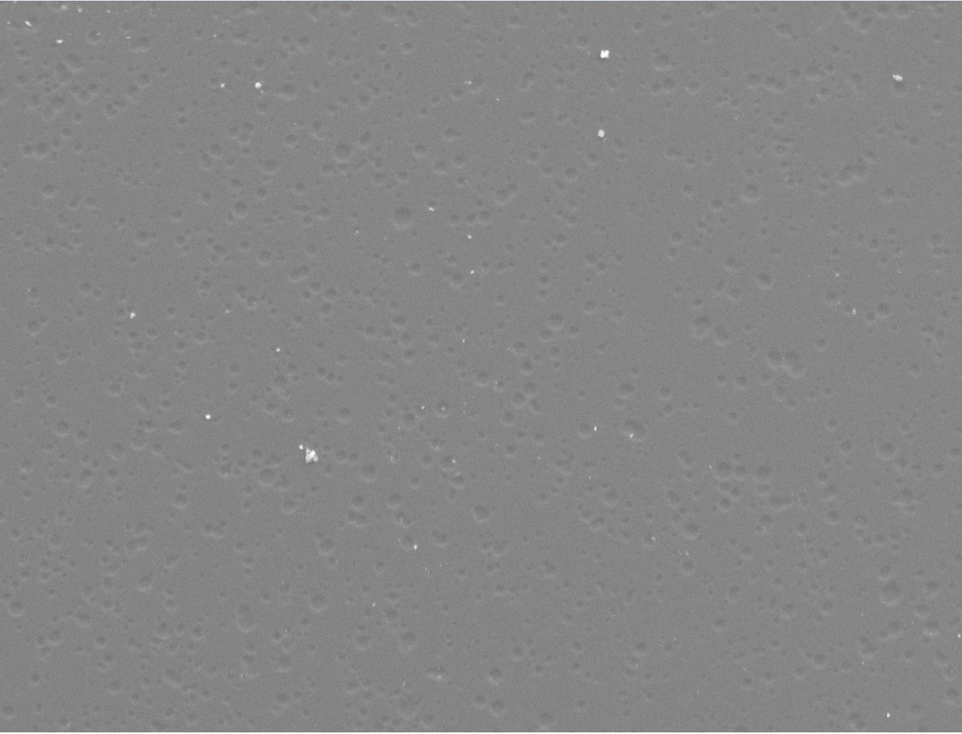
#> input picture data/before.png, 962 x 734 px, shrunk from 1178 x 899 before the run
$ python traditional_crator_detection.py
#> lines starting #> are read from the running program, lines starting #| are printed output that depends on the picture; after the words box and inside, x2 and y2 are one past the last pixel; in counts of white or black regions, pixels touching at a corner belong together
import cv2
import numpy as np
import os

def create_output_dir(output_dir):
    """Create the output directory if it doesn't exist."""
    os.makedirs(output_dir, exist_ok=True)

def load_image(image_path, output_dir, save_intermediate):
    """Load the image from the specified path."""
    image = cv2.imread(image_path)
    if image is None:
        raise FileNotFoundError(f"Image at path '{image_path}' cannot be loaded.")
    if save_intermediate:
        cv2.imwrite(os.path.join(output_dir, 'output_0_original.png'), image)
    return image

def preprocess_image(image, output_dir, save_intermediate):
    """Convert to grayscale and apply histogram equalization."""
    gray = cv2.cvtColor(image, cv2.COLOR_BGR2GRAY)
    if save_intermediate:
        cv2.imwrite(os.path.join(output_dir, 'output_1_grayscale.png'), gray)
    equalized = cv2.equalizeHist(gray)
    if save_intermediate:
        cv2.imwrite(os.path.join(output_dir, 'output_2_equalized.png'), equalized)
    return equalized

def threshold_regions(equalized_image, threshold, inverse=False):
    """Apply binary thresholding to detect regions."""
    if inverse:
        _, binary_mask = cv2.threshold(
            equalized_image,
            threshold,
            255,
            cv2.THRESH_BINARY_INV
        )
    else:
        _, binary_mask = cv2.threshold(
            equalized_image,
            threshold,
            255,
            cv2.THRESH_BINARY
        )
    return binary_mask

def remove_small_objects(binary_mask, kernel_size, min_area, output_dir, prefix, save_intermediate):
    """Remove small objects from the binary mask using morphological operations."""
    kernel = cv2.getStructuringElement(cv2.MORPH_ELLIPSE, (kernel_size, kernel_size))
    opened_mask = cv2.morphologyEx(binary_mask, cv2.MORPH_OPEN, kernel)
    if save_intermediate:
        cv2.imwrite(os.path.join(output_dir, f'output_{prefix}_opened_mask.png'), opened_mask)

    # Find and filter connected components
    num_labels, labels_im, stats, centroids = cv2.connectedComponentsWithStats(opened_mask)
    components_mask = np.zeros_like(opened_mask)
    regions = []

    for label in range(1, num_labels):  # Skip background
        area = stats[label, cv2.CC_STAT_AREA]
        if area >= min_area:
            component_mask = (labels_im == label).astype(np.uint8) * 255
            components_mask = cv2.bitwise_or(components_mask, component_mask)
            centroid = centroids[label]
            regions.append({
                'centroid': tuple(map(int, centroid)),
                'label': label,
                'mask': component_mask
            })

    if save_intermediate:
        cv2.imwrite(os.path.join(output_dir, f'output_{prefix}_components_mask.png'), components_mask)

    return components_mask, regions

def highlight_regions(original_image, regions_mask, highlight_color, alpha):
    """Highlight regions on the original image with specified color and transparency."""
    color_mask = np.zeros_like(original_image)
    color_mask[regions_mask == 255] = highlight_color
    highlighted_image = cv2.addWeighted(
        src1=original_image,
        alpha=1.0,
        src2=color_mask,
        beta=alpha,
        gamma=0
    )
    return highlighted_image

def save_highlighted_images(original_image, dark_mask, bright_mask, config):
    """Save images with dark and bright regions highlighted."""
    dark_highlighted = highlight_regions(
        original_image,
        dark_mask,
        config['dark_highlight_color'],
        config['highlight_alpha']
    )
    bright_highlighted = highlight_regions(
        original_image,
        bright_mask,
        config['bright_highlight_color'],
        config['highlight_alpha']
    )
    return dark_highlighted, bright_highlighted

def combine_highlighted_images(dark_image, bright_image, output_dir):
    """Combine dark and bright highlighted images side by side."""
    height, width = dark_image.shape[:2]
    combined = np.hstack((dark_image, bright_image))
    cv2.imwrite(os.path.join(output_dir, 'output_combined_highlighted.png'), combined)
    return combined

def match_regions_and_draw_lines(original_image, dark_regions, bright_regions, config):
    """Match bright regions to dark regions and draw connecting lines."""
    line_image = original_image.copy()
    max_distance = config['max_line_length']
    light_dir = config['light_source_direction']

    for bright in bright_regions:
        if bright.get('matched'):
            continue
        bright_centroid = bright['centroid']
        potential_matches = []

        for dark in dark_regions:
            dark_centroid = dark['centroid']
            distance = np.linalg.norm(np.array(bright_centroid) - np.array(dark_centroid))
            if distance <= max_distance:
                dx = dark_centroid[0] - bright_centroid[0]
                dy = dark_centroid[1] - bright_centroid[1]
                if light_dir == 'top-left' and dx >= 0 and dy >= 0:
                    potential_matches.append((distance, dark))
                elif light_dir == 'top-right' and dx <= 0 and dy >= 0:
                    potential_matches.append((distance, dark))
                elif light_dir == 'bottom-left' and dx >= 0 and dy <= 0:
                    potential_matches.append((distance, dark))
                elif light_dir == 'bottom-right' and dx <= 0 and dy <= 0:
                    potential_matches.append((distance, dark))
                elif light_dir is None:
                    potential_matches.append((distance, dark))

        if potential_matches:
            potential_matches.sort(key=lambda x: x[0])
            closest_dark = potential_matches[0][1]
            bright['matched'] = True
            bright['matched_dark_label'] = closest_dark['label']
            cv2.line(
                line_image,
                bright_centroid,
                closest_dark['centroid'],
                config['line_color'],
                thickness=config['line_thickness']
            )

    return line_image

def create_full_crater_mask(bright_regions, dark_regions):
    """Create a mask representing full craters by combining matched bright and dark regions."""
    full_crater_mask = np.zeros_like(dark_regions[0]['mask'])

    for bright in bright_regions:
        dark_label = bright.get('matched_dark_label')
        if dark_label is not None:
            dark = next((d for d in dark_regions if d['label'] == dark_label), None)
            if dark:
                combined_mask = cv2.bitwise_or(bright['mask'], dark['mask'])
                contours, _ = cv2.findContours(combined_mask, cv2.RETR_EXTERNAL, cv2.CHAIN_APPROX_SIMPLE)
                if contours:
                    all_points = np.vstack(contours)
                    hull = cv2.convexHull(all_points)
                    cv2.drawContours(full_crater_mask, [hull], -1, 255, thickness=-1)
    return full_crater_mask

# [103 lines left out: functions overlay_masks, generate_video, not called in this run]

def create_full_crater_highlight(original_image, full_crater_mask, config):
    """Create an image with full craters highlighted."""
    full_crater_color_mask = np.zeros_like(original_image)
    full_crater_color_mask[full_crater_mask == 255] = config['full_crater_color']
    full_crater_highlighted = cv2.addWeighted(
        src1=original_image,
        alpha=1.0,
        src2=full_crater_color_mask,
        beta=config['full_crater_alpha'],
        gamma=0
    )
    return full_crater_highlighted

# [11 lines left out: functions calculate_total_areas, save_intermediate_images, not called in this run]

def highlighted_image_with_lines(original_image, bright_mask, dark_mask, line_image):
    """Combine bright and dark masks with lines for highlighting with lines."""
    highlight = cv2.addWeighted(
        src1=original_image,
        alpha=1.0,
        src2=bright_mask,
        beta=1.0,
        gamma=0
    )
    highlight = cv2.addWeighted(
        src1=highlight,
        alpha=1.0,
        src2=dark_mask,
        beta=1.0,
        gamma=0
    )
    highlight_with_lines = cv2.addWeighted(
        src1=highlight,
        alpha=1.0,
        src2=line_image - original_image,
        beta=1.0,
        gamma=0
    )
    return highlight_with_lines

def main():
    # -------------------------------
    # Configuration Parameters
    # -------------------------------
    config = {
        # Path to the input image
        'image_path': 'data/before.png',  # Replace with your image file name

        # Output directory to save results
        'output_dir': 'crator_outputs',

        # Threshold values for binarization
        'dark_threshold': 60,    # Range: 0-255
        'bright_threshold': 200,  # Range: 0-255

        # Kernel size for morphological operations
        'kernel_size': 3,  # Must be a positive odd integer

        # Minimum area (in pixels) to consider a connected component as significant
        'min_area': 20,  # Adjust based on image resolution and region size

        # Colors to highlight regions in BGR format
        'dark_highlight_color': (0, 255, 0),    # Green color for dark regions
        'bright_highlight_color': (0, 0, 255),  # Red color for bright regions
        'line_color': (255, 0, 255),            # Purple color for lines
        'full_crater_color': (0, 255, 255),     # Yellow color for full craters (BGR)

        # Line drawing parameters
        'light_source_direction': None,   # Set to 'top-left', 'top-right', etc., if known
        'line_thickness': 2,              # Thickness of the lines connecting regions
        'max_line_length': 20,            # Maximum length of lines (in pixels)

        # Transparency factors
        'highlight_alpha': 1.0,     # Set to 1.0 for full visibility of highlights
        'line_alpha': 1.0,          # Set to 1.0 for full visibility of lines
        'full_crater_alpha': 0.25,  # Adjusted as per your suggestion

        # Flag to save intermediate images
        'save_intermediate': True,  # Set to False to save only the final output

        # Verbosity level for printing output
        'verbose': True,            # Set to False to suppress print statements

        # Video parameters
        'video_filename': 'regions_fade_cycle.mp4',  # Output video file name
        'video_fps': 30,            # Frames per second
        'video_loop_cycles': 2,     # Number of cycles to include in the video

        # Video stage durations in seconds
        'stage_durations': {
            'nothing': 2,
            'highlight': 2,
            'highlight_with_lines': 2,
            'full_craters_with_highlights_and_lines': 2,
            'full_craters_only': 2,
        },
    }

    # -------------------------------
    # Begin Processing
    # -------------------------------
    try:
        create_output_dir(config['output_dir'])
        original_image = load_image(config['image_path'], config['output_dir'], config['save_intermediate'])
#> in load_image, image is the input picture: shape (734, 962, 3); mean B, G, R 133.9, 133.9, 133.9
        equalized_image = preprocess_image(original_image, config['output_dir'], config['save_intermediate'])

        # Process Dark Regions
        dark_binary = threshold_regions(equalized_image, config['dark_threshold'], inverse=True)
#> in threshold_regions, `_, binary_mask = cv2.threshold( equalized_image, threshold, 255, cv2.T..`:
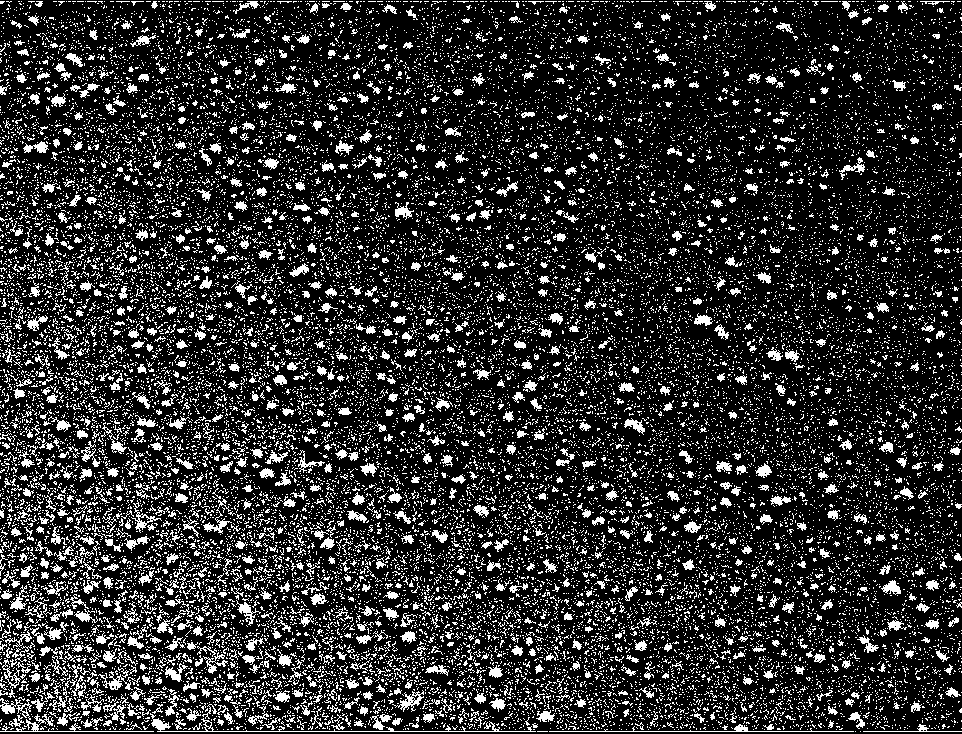
#> binary_mask: shape (734, 962); 18% white in thin lines or dots
        dark_mask, dark_regions = remove_small_objects(
            dark_binary,
            config['kernel_size'],
            config['min_area'],
            config['output_dir'],
            '3_dark_binary_mask',
            config['save_intermediate']
        )
#> in remove_small_objects, `num_labels, labels_im, stats, centroids = cv2.connectedComponentsWithS..`: num_labels = 2009; stats = 2009 rows, first 6: [0, 0, 962, 734, 662555], [0, 1, 4, 3, 10], [37, 1, 6, 6, 22], [60, 1, 3, 3, 5], [132, 1, 4, 3, 8], [151, 1, 7, 8, 30]; centroids = 2009 pairs, first value 0.25 to 960.8, second value 2 to 729.1
#> the loop in remove_small_objects, `for label in range(1, num_labels):` made 2008 passes
#> (area, centroid) on passes 2, 5, 6, 8, 10, 11, 12, 14: (22, [39.41, 3.86]), (30, [154, 4.53]), (43, [253.6, 3.6]), (41, [845.7, 4.22]), (39, [313.8, 7.26]), (22, [325, 5.09]), (51, [345.9, 6.22]), (48, [709.8, 6.25])
#> after the loop in remove_small_objects, `for label in range(1, num_labels):`: regions = 766 items
#> dark_regions = 766 items

        # Process Bright Regions
        bright_binary = threshold_regions(equalized_image, config['bright_threshold'], inverse=False)
        bright_mask, bright_regions = remove_small_objects(
            bright_binary,
            config['kernel_size'],
            config['min_area'],
            config['output_dir'],
            '6_bright_binary_mask',
            config['save_intermediate']
        )
#> call 2 of remove_small_objects, with kernel_size = 3, min_area = 20, output_dir = 'crator_outputs', prefix = '6_bright_binary_mask', save_intermediate = True
#> in remove_small_objects (call 2), `num_labels, labels_im, stats, centroids = cv2.connectedComponentsWithS..`: num_labels = 2521; stats = 2521 rows, first 6: [0, 0, 962, 732, 636746], [12, 0, 7, 8, 31], [42, 0, 32, 15, 202], [106, 0, 4, 2, 6], [274, 0, 3, 2, 4], [319, 0, 3, 4, 8]; centroids = 2521 pairs, first value 0.25 to 960.8, second value 0.25 to 732.5
#> the loop in remove_small_objects (call 2), `for label in range(1, num_labels):` made 2520 passes
#> (area, centroid) on passes 1, 2, 12, 20, 24, 27, 29, 33: (31, [14.45, 2.61]), (202, [58.52, 6.74]), (98, [727.9, 5.53]), (79, [138.5, 6.32]), (21, [394.6, 4.24]), (118, [463.2, 8.84]), (26, [529.2, 5.19]), (69, [664.5, 5.13])
#> after the loop in remove_small_objects (call 2), `for label in range(1, num_labels):`:
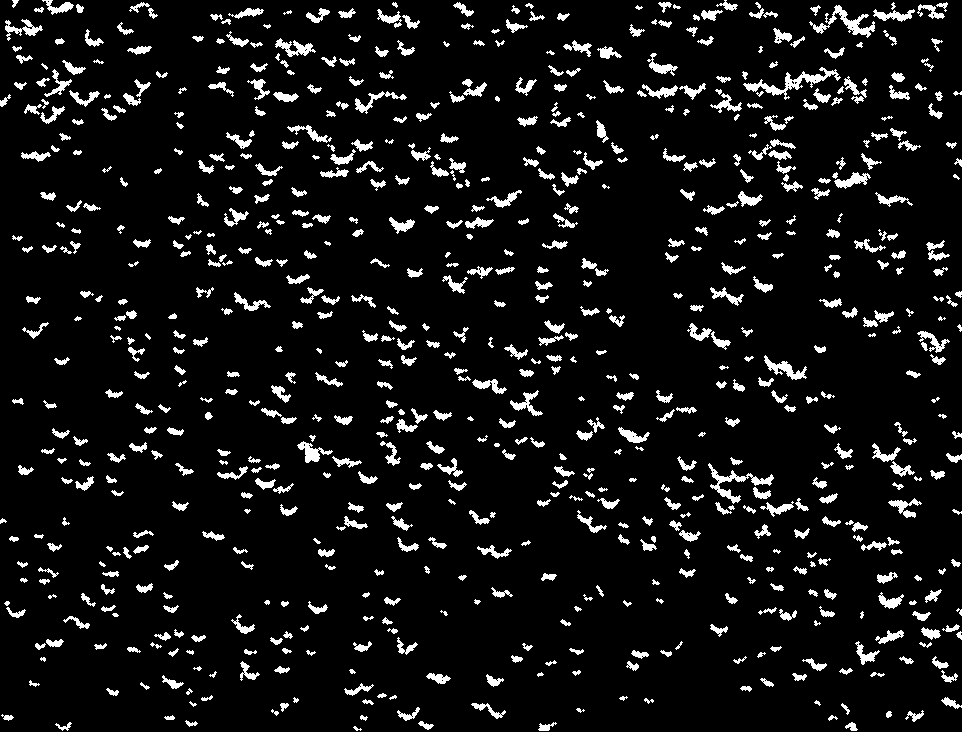
#> components_mask: shape (734, 962); 8% white; 767 white regions, largest, box (x1, y1, x2, y2) and area: (0, 732, 962, 734) 1924, (743, 67, 841, 100) 737, (809, 5, 875, 38) 599
#> after the loop in remove_small_objects (call 2), `for label in range(1, num_labels):`: regions = 767 items
#> bright_regions = 767 items

        # Highlight Regions
        dark_highlighted, bright_highlighted = save_highlighted_images(original_image, dark_mask, bright_mask, config)
        if config['save_intermediate']:
            cv2.imwrite(os.path.join(config['output_dir'], 'output_dark_highlighted.png'), dark_highlighted)
            cv2.imwrite(os.path.join(config['output_dir'], 'output_bright_highlighted.png'), bright_highlighted)

        combined_highlighted = combine_highlighted_images(dark_highlighted, bright_highlighted, config['output_dir'])
#> in combine_highlighted_images, `combined = np.hstack((dark_image, bright_image))`:
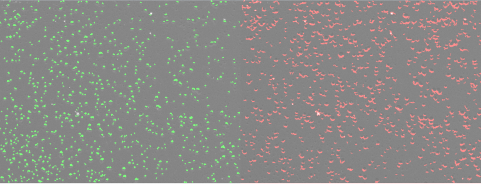
#> combined: shape (734, 1924, 3) (shown at 1/4 size); mean B, G, R 133.9, 136.9, 138.3

        # Match Regions and Draw Lines
        line_image = match_regions_and_draw_lines(original_image, dark_regions, bright_regions, config)
#> the loop in match_regions_and_draw_lines, `for bright in bright_regions:` made 767 passes
#> bright_centroid on passes 1 to 8: (14, 2), (58, 6), (727, 5), (138, 6), (394, 4), (463, 8), (529, 5), (664, 5)
#> after the loop in match_regions_and_draw_lines, `for bright in bright_regions:`:
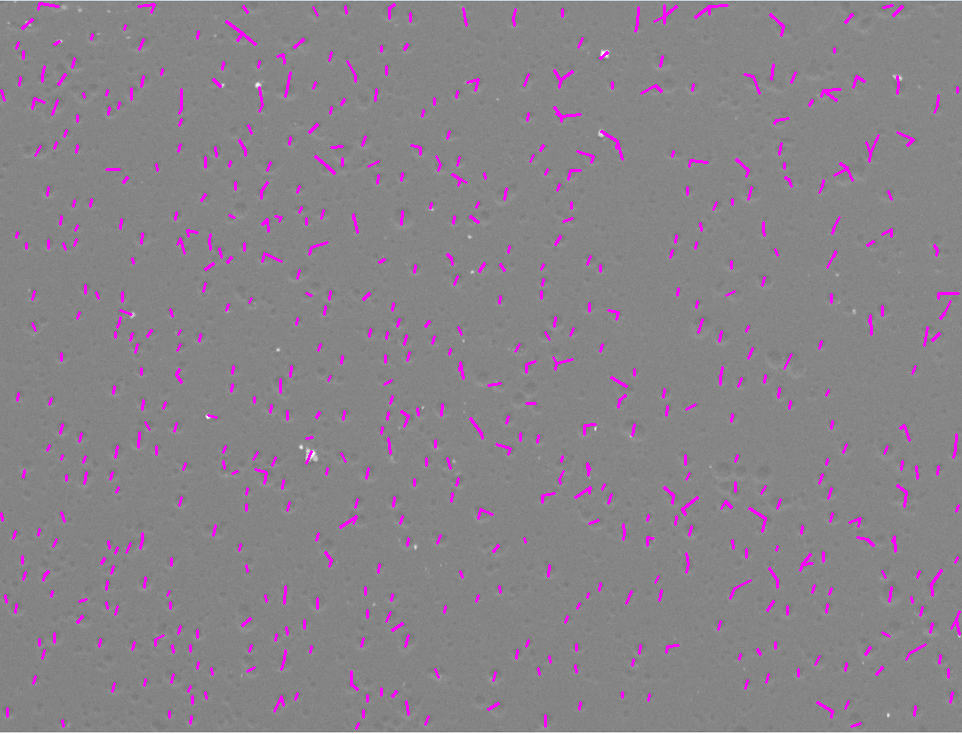
#> line_image: shape (734, 962, 3); 2.8% of pixels changed, all inside (x1, y1, x2, y2) = (0, 2, 961, 730)
        if config['save_intermediate']:
            cv2.imwrite(os.path.join(config['output_dir'], 'output_lines.png'), line_image)

        # Create Full Crater Mask
        full_crater_mask = create_full_crater_mask(bright_regions, dark_regions)
#> the loop in create_full_crater_mask, `for bright in bright_regions:` made 767 passes
#> (dark_label, contours) on passes 19, 73: (2, 1 contour; box (x1, y1, x2, y2) and area: (34, 1, 44, 13) 40), (87, 2 contours, all with area under 20)
        if config['save_intermediate']:
            cv2.imwrite(os.path.join(config['output_dir'], 'output_full_crater_mask.png'), full_crater_mask)

        # Overlay Full Craters
        full_crater_highlighted = create_full_crater_highlight(original_image, full_crater_mask, config)
#> in create_full_crater_highlight, `full_crater_highlighted = cv2.addWeighted( src1=original_image, alpha=..`:
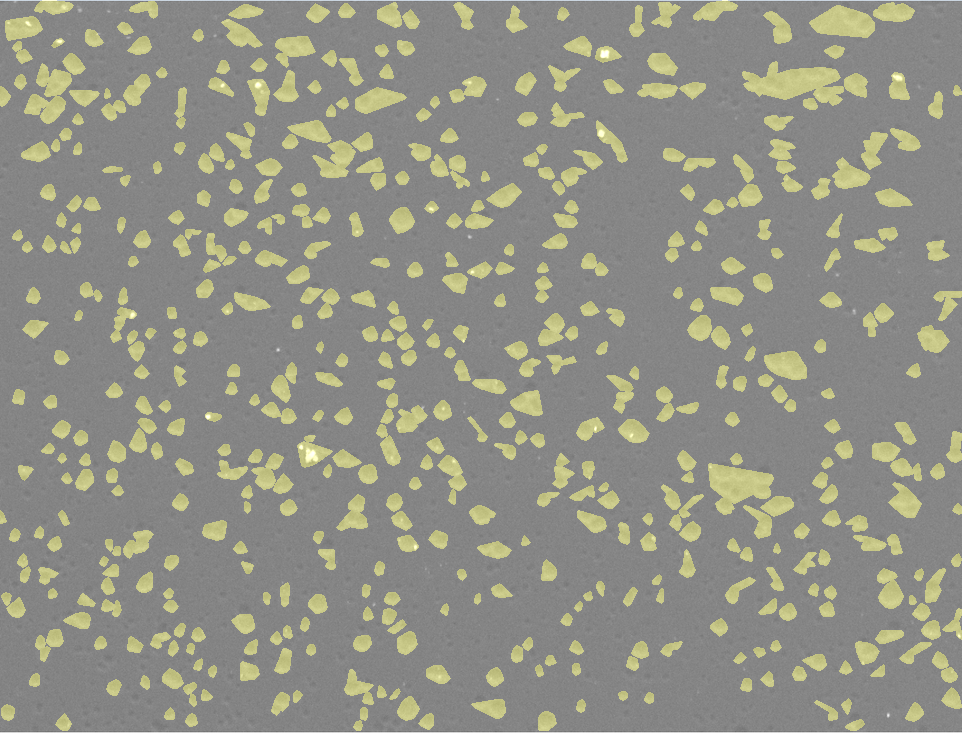
#> full_crater_highlighted: shape (734, 962, 3); mean B, G, R 133.9, 145, 145
        cv2.imwrite(os.path.join(config['output_dir'], 'output_full_craters_highlighted.png'), full_crater_highlighted)

        # Combine Full Craters with Highlights and Lines
        full_craters_with_highlights_and_lines = cv2.addWeighted(
            src1=full_crater_highlighted,
            alpha=1.0,
            src2=highlighted_image_with_lines(original_image, bright_mask, dark_mask, line_image),
            beta=1.0,
            gamma=0
        )
        cv2.imwrite(
            os.path.join(config['output_dir'], 'output_full_craters_with_highlights_and_lines.png'),
            full_craters_with_highlights_and_lines
        )

        # Generate Video
        generate_video(None, config, original_image, bright_mask, dark_mask, line_image, full_crater_mask)

        # Calculate Total Areas
        calculate_total_areas(
            [dark_mask, bright_mask, full_crater_mask],
            ['dark region', 'bright region', 'full crater'],
            config['verbose']
        )

    except Exception as e:
        print(f"An error occurred: {e}")


if __name__ == "__main__":
    main()
